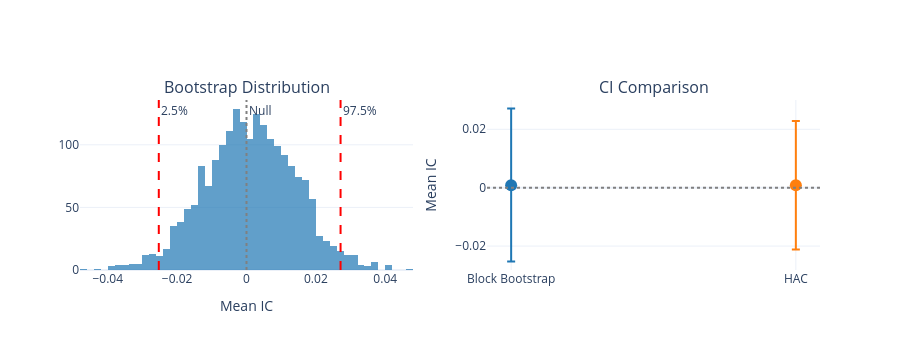

This figure's notebook cell:
### Code cell
# Visualize bootstrap distribution
fig = make_subplots(rows=1, cols=2, subplot_titles=["Bootstrap Distribution", "CI Comparison"])

# Bootstrap distribution
fig.add_trace(
    go.Histogram(
        x=block_result["bootstrap_means"],
        nbinsx=50,
        name="Bootstrap means",
        marker_color="#1f77b4",
        opacity=0.7,
    ),
    row=1,
    col=1,
)

# Mark CIs
fig.add_vline(
    x=block_result["ci_lower"],
    line_dash="dash",
    line_color="red",
    annotation_text="2.5%",
    row=1,
    col=1,
)
fig.add_vline(
    x=block_result["ci_upper"],
    line_dash="dash",
    line_color="red",
    annotation_text="97.5%",
    row=1,
    col=1,
)
fig.add_vline(x=0, line_dash="dot", line_color="gray", annotation_text="Null", row=1, col=1)

# CI comparison
methods = ["Block Bootstrap", "HAC"]
ci_lowers = [block_result["ci_lower"], hac_ci_lower]
ci_uppers = [block_result["ci_upper"], hac_ci_upper]
means = [block_result["mean"], hac_result["mean_ic"]]

for i, method in enumerate(methods):
    # CI as error bars
    fig.add_trace(
        go.Scatter(
            x=[method],
            y=[means[i]],
            error_y=dict(
                type="data",
                symmetric=False,
                array=[ci_uppers[i] - means[i]],
                arrayminus=[means[i] - ci_lowers[i]],
            ),
            mode="markers",
            marker=dict(size=12, color=["#1f77b4", "#ff7f0e"][i]),
            name=method,
        ),
        row=1,
        col=2,
    )

fig.add_hline(y=0, line_dash="dot", line_color="gray", row=1, col=2)

fig.update_layout(height=350, template="plotly_white", showlegend=False)
fig.update_xaxes(title_text="Mean IC", row=1, col=1)
fig.update_yaxes(title_text="Mean IC", row=1, col=2)

fig.show()

### Figure 1 — Plotly figure (JSON) as saved in the notebook; plotly's stock layout.template omitted (floating-point values rounded to 4 significant figures; data arrays with more than 128 entries replaced by an {"elided": "..."} marker saying what was removed)
{"data": [{"marker": {"color": "#1f77b4"}, "name": "Bootstrap means", "nbinsx": 50, "opacity": 0.7, "type": "histogram", "x": {"elided": "2000 float values"}, "xaxis": "x", "yaxis": "y"}, {"error_y": {"array": [0.0263], "arrayminus": [0.0261], "symmetric": false, "type": "data"}, "marker": {"color": "#1f77b4", "size": 12}, "mode": "markers", "name": "Block Bootstrap", "type": "scatter", "x": ["Block Bootstrap"], "xaxis": "x2", "y": [0.0008217], "yaxis": "y2"}, {"error_y": {"array": [0.02199], "arrayminus": [0.02199], "symmetric": false, "type": "data"}, "marker": {"color": "#ff7f0e", "size": 12}, "mode": "markers", "name": "HAC", "type": "scatter", "x": ["HAC"], "xaxis": "x2", "y": [0.0008217], "yaxis": "y2"}], "layout": {"annotations": [{"font": {"size": 16}, "showarrow": false, "text": "Bootstrap Distribution", "x": 0.225, "xanchor": "center", "xref": "paper", "y": 1.0, "yanchor": "bottom", "yref": "paper"}, {"font": {"size": 16}, "showarrow": false, "text": "CI Comparison", "x": 0.775, "xanchor": "center", "xref": "paper", "y": 1.0, "yanchor": "bottom", "yref": "paper"}, {"showarrow": false, "text": "2.5%", "x": -0.02528, "xanchor": "left", "xref": "x", "y": 1, "yanchor": "top", "yref": "y domain"}, {"showarrow": false, "text": "97.5%", "x": 0.02712, "xanchor": "left", "xref": "x", "y": 1, "yanchor": "top", "yref": "y domain"}, {"showarrow": false, "text": "Null", "x": 0, "xanchor": "left", "xref": "x", "y": 1, "yanchor": "top", "yref": "y domain"}], "height": 350, "shapes": [{"line": {"color": "red", "dash": "dash"}, "type": "line", "x0": -0.02528, "x1": -0.02528, "xref": "x", "y0": 0, "y1": 1, "yref": "y domain"}, {"line": {"color": "red", "dash": "dash"}, "type": "line", "x0": 0.02712, "x1": 0.02712, "xref": "x", "y0": 0, "y1": 1, "yref": "y domain"}, {"line": {"color": "gray", "dash": "dot"}, "type": "line", "x0": 0, "x1": 0, "xref": "x", "y0": 0, "y1": 1, "yref": "y domain"}, {"line": {"color": "gray", "dash": "dot"}, "type": "line", "x0": 0, "x1": 1, "xref": "x2 domain", "y0": 0, "y1": 0, "yref": "y2"}], "showlegend": false, "xaxis": {"anchor": "y", "domain": [0.0, 0.45], "title": {"text": "Mean IC"}}, "xaxis2": {"anchor": "y2", "domain": [0.55, 1.0]}, "yaxis": {"anchor": "x", "domain": [0.0, 1.0]}, "yaxis2": {"anchor": "x2", "domain": [0.0, 1.0], "title": {"text": "Mean IC"}}}}
